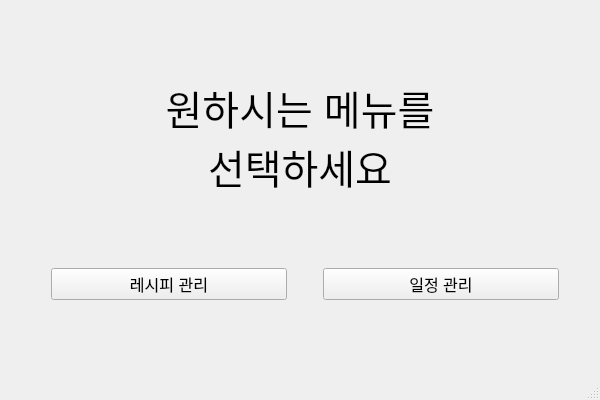
<?xml version="1.0" encoding="UTF-8"?>
<ui version="4.0">
 <class>MainUI</class>
 <widget class="QMainWindow" name="MainUI">
  <property name="geometry">
   <rect>
    <x>0</x>
    <y>0</y>
    <width>600</width>
    <height>400</height>
   </rect>
  </property>
  <property name="windowTitle">
   <string>OOP_Project</string>
  </property>
  <widget class="QWidget" name="centralWidget">
   <layout class="QVBoxLayout" name="verticalLayout">
    <item>
     <spacer name="verticalSpacer_2">
      <property name="orientation">
       <enum>Qt::Vertical</enum>
      </property>
      <property name="sizeHint" stdset="0">
       <size>
        <width>20</width>
        <height>40</height>
       </size>
      </property>
     </spacer>
    </item>
    <item>
     <widget class="QLabel" name="label">
      <property name="enabled">
       <bool>true</bool>
      </property>
      <property name="font">
       <font>
        <pointsize>30</pointsize>
        <bold>false</bold>
        <underline>false</underline>
        <strikeout>false</strikeout>
        <stylestrategy>PreferDefault</stylestrategy>
        <hintingpreference>PreferDefaultHinting</hintingpreference>
       </font>
      </property>
      <property name="cursor">
       <cursorShape>ArrowCursor</cursorShape>
      </property>
      <property name="text">
       <string>원하시는 메뉴를
선택하세요</string>
      </property>
      <property name="alignment">
       <set>Qt::AlignCenter</set>
      </property>
     </widget>
    </item>
    <item>
     <spacer name="verticalSpacer">
      <property name="orientation">
       <enum>Qt::Vertical</enum>
      </property>
      <property name="sizeHint" stdset="0">
       <size>
        <width>20</width>
        <height>40</height>
       </size>
      </property>
     </spacer>
    </item>
    <item>
     <layout class="QHBoxLayout" name="horizontalLayout">
      <item>
       <spacer name="horizontalSpacer_2">
        <property name="orientation">
         <enum>Qt::Horizontal</enum>
        </property>
        <property name="sizeType">
         <enum>QSizePolicy::Preferred</enum>
        </property>
        <property name="sizeHint" stdset="0">
         <size>
          <width>40</width>
          <height>20</height>
         </size>
        </property>
       </spacer>
      </item>
      <item>
       <widget class="QPushButton" name="recipeButton">
        <property name="font">
         <font>
          <pointsize>12</pointsize>
         </font>
        </property>
        <property name="text">
         <string>레시피 관리</string>
        </property>
       </widget>
      </item>
      <item>
       <spacer name="horizontalSpacer">
        <property name="orientation">
         <enum>Qt::Horizontal</enum>
        </property>
        <property name="sizeType">
         <enum>QSizePolicy::Preferred</enum>
        </property>
        <property name="sizeHint" stdset="0">
         <size>
          <width>30</width>
          <height>20</height>
         </size>
        </property>
       </spacer>
      </item>
      <item>
       <widget class="QPushButton" name="dateButton">
        <property name="font">
         <font>
          <pointsize>12</pointsize>
         </font>
        </property>
        <property name="text">
         <string>일정 관리</string>
        </property>
       </widget>
      </item>
      <item>
       <spacer name="horizontalSpacer_3">
        <property name="orientation">
         <enum>Qt::Horizontal</enum>
        </property>
        <property name="sizeType">
         <enum>QSizePolicy::Preferred</enum>
        </property>
        <property name="sizeHint" stdset="0">
         <size>
          <width>30</width>
          <height>20</height>
         </size>
        </property>
       </spacer>
      </item>
     </layout>
    </item>
    <item>
     <spacer name="verticalSpacer_3">
      <property name="orientation">
       <enum>Qt::Vertical</enum>
      </property>
      <property name="sizeHint" stdset="0">
       <size>
        <width>20</width>
        <height>40</height>
       </size>
      </property>
     </spacer>
    </item>
   </layout>
  </widget>
  <widget class="QStatusBar" name="statusBar"/>
 </widget>
 <layoutdefault spacing="6" margin="11"/>
 <resources>
  <include location="OOP_Project_Qt.qrc"/>
 </resources>
 <connections/>
</ui>
